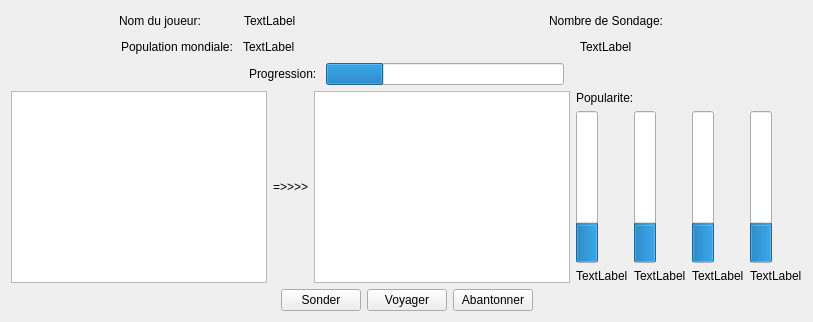
              <widget class="QWidget" name="tselectionpays">
               <layout class="QGridLayout" name="gridLayout_6">
                <item row="0" column="0">
                 <layout class="QVBoxLayout" name="verticalLayout_42">
                  <item>
                   <layout class="QVBoxLayout" name="verticalLayout_41">
                    <item>
                     <layout class="QHBoxLayout" name="horizontalLayout_50">
                      <item>
                       <layout class="QVBoxLayout" name="verticalLayout_18">
                        <item>
                         <layout class="QHBoxLayout" name="horizontalLayout_12">
                          <item>
                           <spacer name="horizontalSpacer_31">
                            <property name="orientation">
                             <enum>Qt::Horizontal</enum>
                            </property>
                            <property name="sizeHint" stdset="0">
                             <size>
                              <width>40</width>
                              <height>20</height>
                             </size>
                            </property>
                           </spacer>
                          </item>
                          <item>
                           <widget class="QLabel" name="label_8">
                            <property name="text">
                             <string>Nom du joueur:           </string>
                            </property>
                           </widget>
                          </item>
                          <item>
                           <widget class="QLabel" name="ljeunbj">
                            <property name="text">
                             <string>TextLabel</string>
                            </property>
                           </widget>
                          </item>
                          <item>
                           <spacer name="horizontalSpacer_27">
                            <property name="orientation">
                             <enum>Qt::Horizontal</enum>
                            </property>
                            <property name="sizeHint" stdset="0">
                             <size>
                              <width>40</width>
                              <height>20</height>
                             </size>
                            </property>
                           </spacer>
                          </item>
                         </layout>
                        </item>
                        <item>
                         <layout class="QHBoxLayout" name="horizontalLayout_13">
                          <item>
                           <spacer name="horizontalSpacer_32">
                            <property name="orientation">
                             <enum>Qt::Horizontal</enum>
                            </property>
                            <property name="sizeHint" stdset="0">
                             <size>
                              <width>40</width>
                              <height>20</height>
                             </size>
                            </property>
                           </spacer>
                          </item>
                          <item>
                           <widget class="QLabel" name="label_9">
                            <property name="text">
                             <string>Population mondiale: </string>
                            </property>
                           </widget>
                          </item>
                          <item>
                           <widget class="QLabel" name="ljpopmond">
                            <property name="text">
                             <string>TextLabel</string>
                            </property>
                           </widget>
                          </item>
                          <item>
                           <spacer name="horizontalSpacer_29">
                            <property name="orientation">
                             <enum>Qt::Horizontal</enum>
                            </property>
                            <property name="sizeHint" stdset="0">
                             <size>
                              <width>40</width>
                              <height>20</height>
                             </size>
                            </property>
                           </spacer>
                          </item>
                         </layout>
                        </item>
                       </layout>
                      </item>
                      <item>
                       <layout class="QVBoxLayout" name="verticalLayout_16">
                        <item>
                         <layout class="QHBoxLayout" name="horizontalLayout_48">
                          <item>
                           <spacer name="horizontalSpacer_113">
                            <property name="orientation">
                             <enum>Qt::Horizontal</enum>
                            </property>
                            <property name="sizeHint" stdset="0">
                             <size>
                              <width>40</width>
                              <height>20</height>
                             </size>
                            </property>
                           </spacer>
                          </item>
                          <item>
                           <widget class="QLabel" name="label_5">
                            <property name="text">
                             <string>Nombre de Sondage:</string>
                            </property>
                           </widget>
                          </item>
                          <item>
                           <spacer name="horizontalSpacer_114">
                            <property name="orientation">
                             <enum>Qt::Horizontal</enum>
                            </property>
                            <property name="sizeHint" stdset="0">
                             <size>
                              <width>40</width>
                              <height>20</height>
                             </size>
                            </property>
                           </spacer>
                          </item>
                         </layout>
                        </item>
                        <item>
                         <layout class="QHBoxLayout" name="horizontalLayout_49">
                          <item>
                           <spacer name="horizontalSpacer_111">
                            <property name="orientation">
                             <enum>Qt::Horizontal</enum>
                            </property>
                            <property name="sizeHint" stdset="0">
                             <size>
                              <width>40</width>
                              <height>20</height>
                             </size>
                            </property>
                           </spacer>
                          </item>
                          <item>
                           <widget class="QLabel" name="lsondage">
                            <property name="text">
                             <string>TextLabel</string>
                            </property>
                           </widget>
                          </item>
                          <item>
                           <spacer name="horizontalSpacer_112">
                            <property name="orientation">
                             <enum>Qt::Horizontal</enum>
                            </property>
                            <property name="sizeHint" stdset="0">
                             <size>
                              <width>40</width>
                              <height>20</height>
                             </size>
                            </property>
                           </spacer>
                          </item>
                         </layout>
                        </item>
                       </layout>
                      </item>
                     </layout>
                    </item>
                    <item>
                     <layout class="QHBoxLayout" name="horizontalLayout_14">
                      <item>
                       <spacer name="horizontalSpacer_33">
                        <property name="orientation">
                         <enum>Qt::Horizontal</enum>
                        </property>
                        <property name="sizeHint" stdset="0">
                         <size>
                          <width>40</width>
                          <height>20</height>
                         </size>
                        </property>
                       </spacer>
                      </item>
                      <item>
                       <widget class="QLabel" name="label_4">
                        <property name="text">
                         <string>Progression: </string>
                        </property>
                       </widget>
                      </item>
                      <item>
                       <widget class="QProgressBar" name="progressBar">
                        <property name="value">
                         <number>24</number>
                        </property>
                        <property name="textVisible">
                         <bool>false</bool>
                        </property>
                       </widget>
                      </item>
                      <item>
                       <spacer name="horizontalSpacer_28">
                        <property name="orientation">
                         <enum>Qt::Horizontal</enum>
                        </property>
                        <property name="sizeHint" stdset="0">
                         <size>
                          <width>40</width>
                          <height>20</height>
                         </size>
                        </property>
                       </spacer>
                      </item>
                     </layout>
                    </item>
                   </layout>
                  </item>
                  <item>
                   <layout class="QVBoxLayout" name="verticalLayout_21">
                    <item>
                     <layout class="QHBoxLayout" name="horizontalLayout_17">
                      <item>
                       <layout class="QHBoxLayout" name="horizontalLayout_16">
                        <item>
                         <widget class="QListWidget" name="listWidget"/>
                        </item>
                        <item>
                         <layout class="QVBoxLayout" name="verticalLayout_20">
                          <item>
                           <spacer name="verticalSpacer_17">
                            <property name="orientation">
                             <enum>Qt::Vertical</enum>
                            </property>
                            <property name="sizeHint" stdset="0">
                             <size>
                              <width>20</width>
                              <height>40</height>
                             </size>
                            </property>
                           </spacer>
                          </item>
                          <item>
                           <widget class="QLabel" name="label_7">
                            <property name="text">
                             <string>=&gt;&gt;&gt;&gt;</string>
                            </property>
                           </widget>
                          </item>
                          <item>
                           <spacer name="verticalSpacer_19">
                            <property name="orientation">
                             <enum>Qt::Vertical</enum>
                            </property>
                            <property name="sizeHint" stdset="0">
                             <size>
                              <width>20</width>
                              <height>40</height>
                             </size>
                            </property>
                           </spacer>
                          </item>
                         </layout>
                        </item>
                        <item>
                         <widget class="QTextEdit" name="tjeu_2"/>
                        </item>
                       </layout>
                      </item>
                      <item>
                       <layout class="QVBoxLayout" name="verticalLayout_17">
                        <item>
                         <widget class="QLabel" name="label_6">
                          <property name="text">
                           <string>Popularite:    </string>
                          </property>
                         </widget>
                        </item>
                        <item>
                         <layout class="QHBoxLayout" name="horizontalLayout_15">
                          <item>
                           <layout class="QVBoxLayout" name="verticalLayout_19">
                            <item>
                             <widget class="QProgressBar" name="progressBar_p1">
                              <property name="value">
                               <number>24</number>
                              </property>
                              <property name="textVisible">
                               <bool>true</bool>
                              </property>
                              <property name="orientation">
                               <enum>Qt::Vertical</enum>
                              </property>
                              <property name="textDirection">
                               <enum>QProgressBar::TopToBottom</enum>
                              </property>
                             </widget>
                            </item>
                            <item>
                             <widget class="QLabel" name="label_p1">
                              <property name="text">
                               <string>TextLabel</string>
                              </property>
                             </widget>
                            </item>
                           </layout>
                          </item>
                          <item>
                           <layout class="QVBoxLayout" name="verticalLayout_22">
                            <item>
                             <widget class="QProgressBar" name="progressBar_p2">
                              <property name="value">
                               <number>24</number>
                              </property>
                              <property name="textVisible">
                               <bool>true</bool>
                              </property>
                              <property name="orientation">
                               <enum>Qt::Vertical</enum>
                              </property>
                              <property name="textDirection">
                               <enum>QProgressBar::TopToBottom</enum>
                              </property>
                             </widget>
                            </item>
                            <item>
                             <widget class="QLabel" name="label_p2">
                              <property name="text">
                               <string>TextLabel</string>
                              </property>
                             </widget>
                            </item>
                           </layout>
                          </item>
                          <item>
                           <layout class="QVBoxLayout" name="verticalLayout_39">
                            <item>
                             <widget class="QProgressBar" name="progressBar_p3">
                              <property name="value">
                               <number>24</number>
                              </property>
                              <property name="textVisible">
                               <bool>true</bool>
                              </property>
                              <property name="orientation">
                               <enum>Qt::Vertical</enum>
                              </property>
                             </widget>
                            </item>
                            <item>
                             <widget class="QLabel" name="label_p3">
                              <property name="text">
                               <string>TextLabel</string>
                              </property>
                             </widget>
                            </item>
                           </layout>
                          </item>
                          <item>
                           <layout class="QVBoxLayout" name="verticalLayout_40">
                            <item>
                             <widget class="QProgressBar" name="progressBar_p4">
                              <property name="value">
                               <number>24</number>
                              </property>
                              <property name="textVisible">
                               <bool>true</bool>
                              </property>
                              <property name="orientation">
                               <enum>Qt::Vertical</enum>
                              </property>
                             </widget>
                            </item>
                            <item>
                             <widget class="QLabel" name="label_p4">
                              <property name="text">
                               <string>TextLabel</string>
                              </property>
                             </widget>
                            </item>
                           </layout>
                          </item>
                         </layout>
                        </item>
                       </layout>
                      </item>
                     </layout>
                    </item>
                    <item>
                     <layout class="QHBoxLayout" name="horizontalLayout_43">
                      <item>
                       <spacer name="horizontalSpacer_30">
                        <property name="orientation">
                         <enum>Qt::Horizontal</enum>
                        </property>
                        <property name="sizeHint" stdset="0">
                         <size>
                          <width>40</width>
                          <height>20</height>
                         </size>
                        </property>
                       </spacer>
                      </item>
                      <item>
                       <widget class="QPushButton" name="bsonder">
                        <property name="text">
                         <string>Sonder</string>
                        </property>
                       </widget>
                      </item>
                      <item>
                       <widget class="QPushButton" name="bVoyager">
                        <property name="text">
                         <string>Voyager</string>
                        </property>
                       </widget>
                      </item>
                      <item>
                       <widget class="QPushButton" name="babandonner">
                        <property name="text">
                         <string>Abantonner</string>
                        </property>
                       </widget>
                      </item>
                      <item>
                       <spacer name="horizontalSpacer_34">
                        <property name="orientation">
                         <enum>Qt::Horizontal</enum>
                        </property>
                        <property name="sizeHint" stdset="0">
                         <size>
                          <width>40</width>
                          <height>20</height>
                         </size>
                        </property>
                       </spacer>
                      </item>
                     </layout>
                    </item>
                   </layout>
                  </item>
                 </layout>
                </item>
               </layout>
              </widget>
